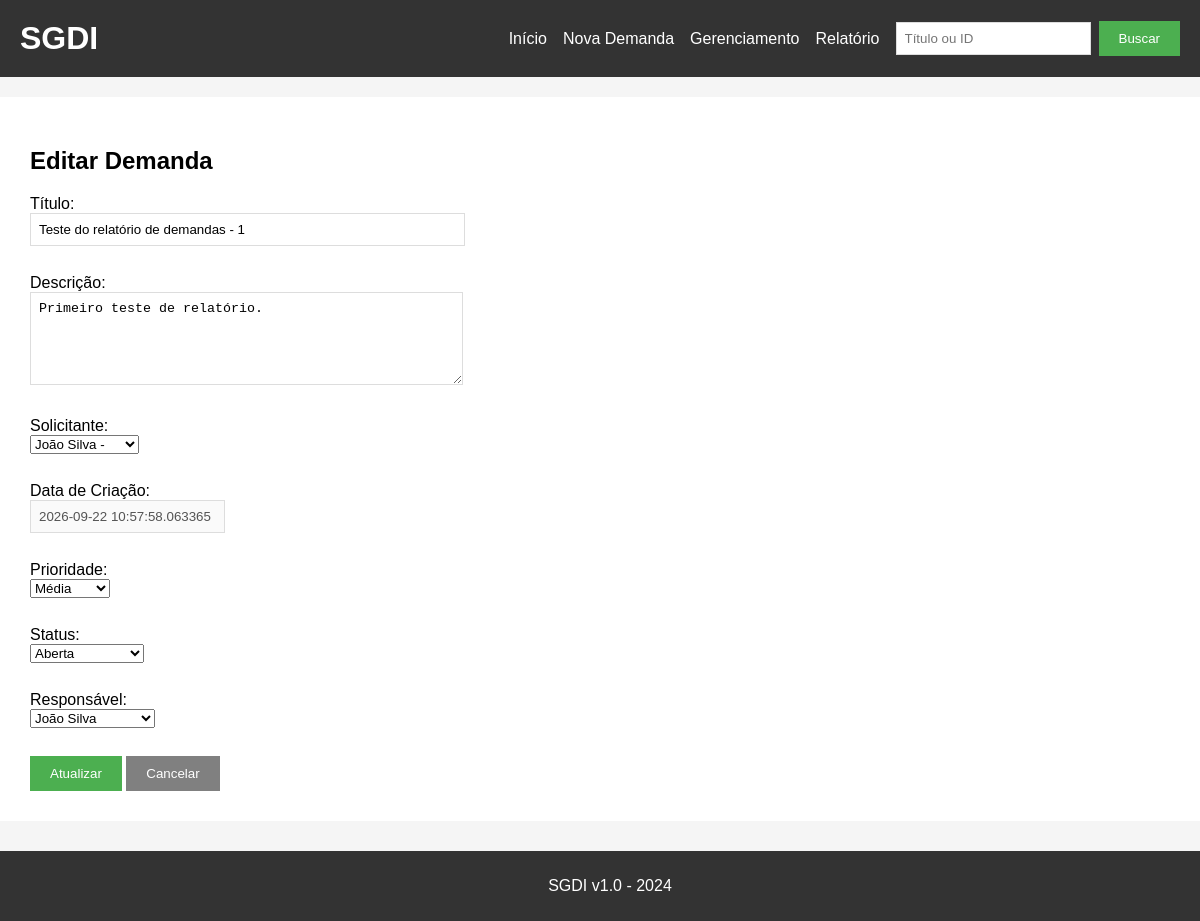
Before: /editar/7 with the older database file.
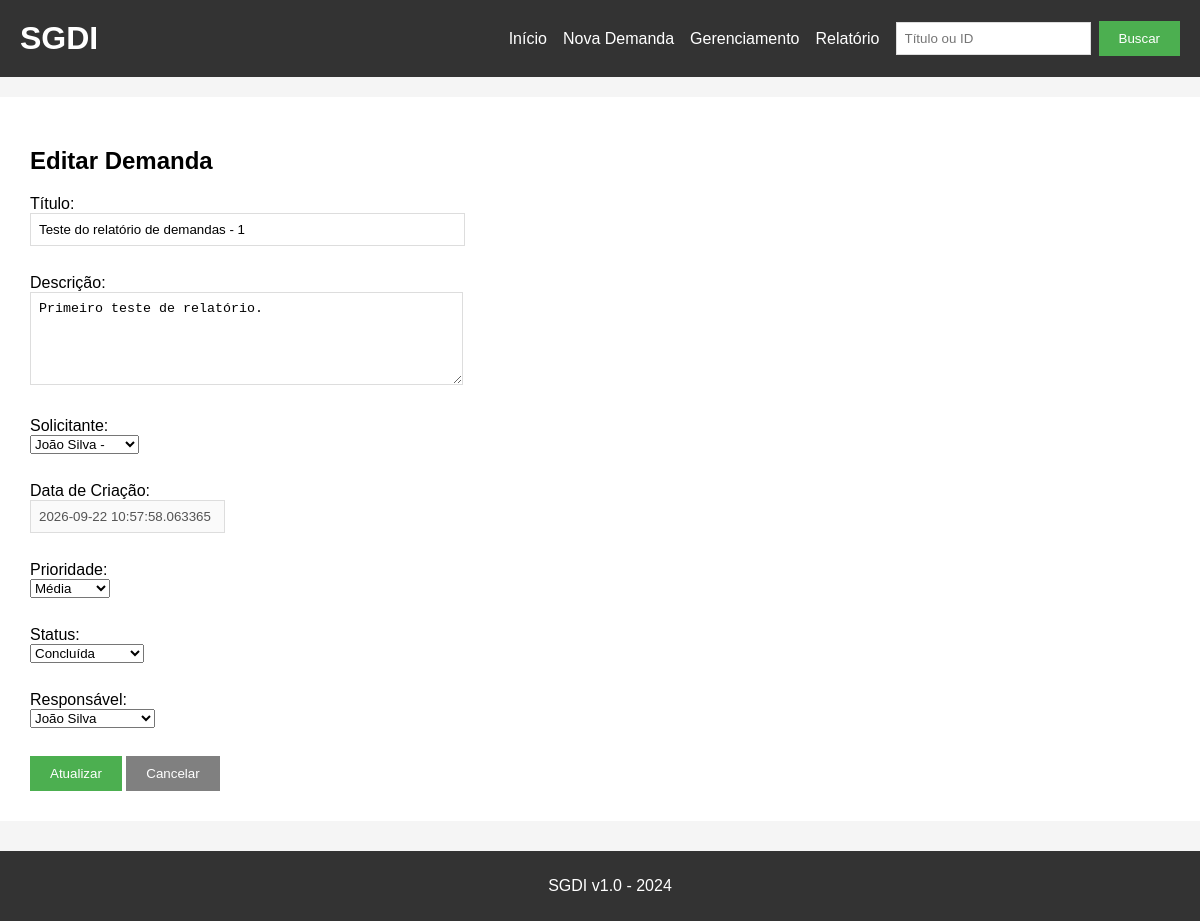
After: the same page with the newer database file.
### tables this page shows
CREATE TABLE demandas (
    id INTEGER,
    titulo TEXT,
    descricao TEXT,
    solicitante TEXT,
    data_criacao TEXT,
    priority INTEGER DEFAULT 0
, usuario_id INTEGER, status TEXT DEFAULT 'aberta', responsible_id INTEGER, data_conclusao TEXT);

CREATE TABLE usuarios (
            id INTEGER PRIMARY KEY AUTOINCREMENT,
            nome TEXT,
            email TEXT,
            senha TEXT
        );

### app.py (the view, shortened to what this page needs)
@app.route('/editar/<id>', methods=['GET', 'POST'])
def editar(id):
    conn = get_db()
    usuarios = conn.execute(
        '''
        SELECT id, nome, email
        FROM usuarios
        ORDER BY nome
        '''
    ).fetchall()
    demanda = conn.execute(
        '''
        SELECT
            demandas.id,
            demandas.titulo,
            demandas.descricao,
            demandas.usuario_id,
            demandas.data_criacao,
            demandas.priority,
            demandas.status,
            demandas.responsible_id
        FROM demandas
        WHERE demandas.id = ?
        ''',
        (id,)
    ).fetchone()
    conn.close()
    if demanda is None:
        flash('Demanda não encontrada!')
        return redirect('/')
    return render_template(
        'editar.html',
        demanda=demanda,
        usuarios=usuarios
    )

### app.py (called while the page is built)
def get_db():
    caminho = app.config.get('DATABASE', 'demandas.db')
    conn = sqlite3.connect(caminho)
    conn.row_factory = sqlite3.Row
    preparar_banco(conn)
    return conn

### templates/editar.html (shortened to what this page needs)
{% extends "base.html" %}
{% block content %}
<h2>Editar Demanda</h2>
<form method="POST" action="/editar/{{ demanda[0] }}">
    <div>
        <label>Título:</label><br>
        <input
            type="text"
            name="titulo"
            value="{{ demanda[1] }}"
            size="50"
            required
        >
    </div>
    <br>
    <div>
        <label>Descrição:</label><br>
        <textarea
            name="descricao"
            rows="5"
            cols="50"
            required
        >{{ demanda[2] }}</textarea>
    </div>
    <br>
    <div>
        <label>Solicitante:</label><br>
        <select name="usuario_id" required>
            {% for usuario in usuarios %}
                <option
                    value="{{ usuario[0] }}"
                    {% if usuario[0] == demanda[3] %}
                        selected
                    {% endif %}
                >
                    {{ usuario[1] }} - {{ usuario[2] }}
                </option>
            {% endfor %}
        </select>
    </div>
    <br>
    <div>
        <label>Data de Criação:</label><br>
        <input
            type="text"
            value="{{ demanda[4] }}"
            disabled
        >
    </div>
    <br>
    <div>
        <label>Prioridade:</label><br>
        <select name="priority">
            <option
                value="2"
                {% if demanda[5] == 2 %}selected{% endif %}
            >
                Média
            </option>
        </select>
    </div>
    <br>
    <div>
        <label>Status:</label><br>
        <select name="status">
            <option value="aberta" {% if demanda[6] == 'aberta' %}selected{% endif %}>Aberta</option>
            <option value="concluida" {% if demanda[6] == 'concluida' %}selected{% endif %}>Concluída</option>
        </select>
    </div>
    <br>
    <div>
        <label>Responsável:</label><br>
        <select name="responsible_id">
            {% for usuario in usuarios %}
                <option
                    value="{{ usuario[0] }}"
                    {% if usuario[0]|string == demanda[7]|string %}selected{% endif %}
                >
                    {{ usuario[1] }}
                </option>
            {% endfor %}
        </select>
    </div>
    <br>
    <button type="submit">
        Atualizar
    </button>
    <a href="/">
        <button type="button">
            Cancelar
        </button>
    </a>
</form>
{% endblock %}

Changed rows visible on the page:
changed demandas "Teste do relatório de demandas - 1": status "Aberta" → "Concluída"
